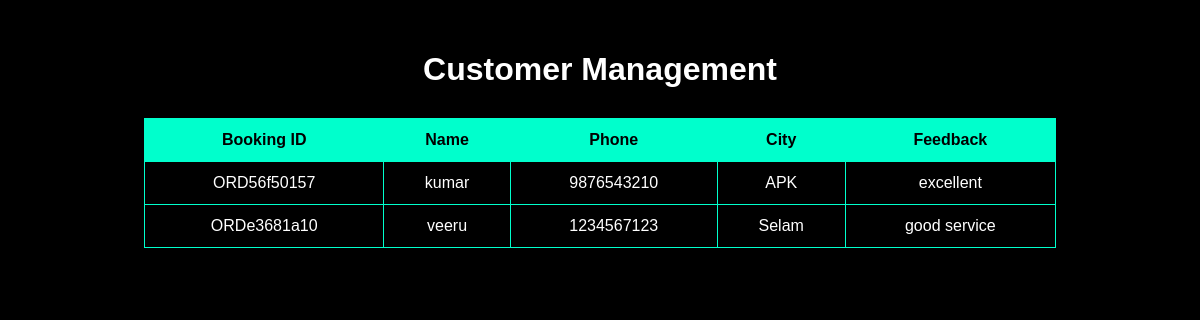
The page /dashboard/customers/ on the database its author committed.
### main/models.py (models this page shows, shortened)
class Customer(models.Model):
    name = models.CharField(max_length=100)
    phone = models.CharField(max_length=15)
    city = models.CharField(max_length=100)
    booking_id = models.CharField(max_length=20, unique=True)
    feedback = models.TextField(blank=True, null=True)

### main/views.py (the view)
# urls.py: path('dashboard/customers/', views.admin_customers, name='admin_customers'),
def admin_customers(request):
    data = Customer.objects.all()
    return render(request, 'admin_customers.html', {'data': data})

### main/templates/admin_customers.html
<div class="customer-page">
    <h1 class="page-title">Customer Management</h1>
    {% load static %}
    <link rel="stylesheet" href="{% static 'css/style.css' %}">
<div class="table-box">
    <table>
        <tr>
            <th>Booking ID</th>
            <th>Name</th>
            <th>Phone</th>
            <th>City</th>
            <th>Feedback</th>
        </tr>
        {% for c in data %}
        <tr>
            <td>{{ c.booking_id }}</td>
            <td>{{ c.name }}</td>
            <td>{{ c.phone }}</td>
            <td>{{ c.city }}</td>
            <td>{{ c.feedback }}</td>
        </tr>
        {% endfor %}
    </table>
</div>
</div>

### main/static/css/style.css (style rules this page uses)
table { width: 80%; border-collapse: collapse; background: rgba(0,0,0,0.8); color: white; }
th, td { padding: 12px; border: 1px solid gray; text-align: center; }
th { background: #222; }
.customer-page { min-height: 100vh; background: black; color: white; text-align: center; padding: 30px; }
.page-title { margin-bottom: 30px; }
.table-box { margin-top: 20px; }
table { margin: auto; width: 80%; border-collapse: collapse; }
th, td { padding: 12px; border: 1px solid #00ffcc; }
th { background: #00ffcc; color: black; }

### rows shown on the page
Customer: booking_id "ORD56f50157", name "kumar", phone "9876543210", city "APK", feedback "excellent"
Customer: booking_id "ORDe3681a10", name "veeru", phone "1234567123", city "Selam", feedback "good service"
